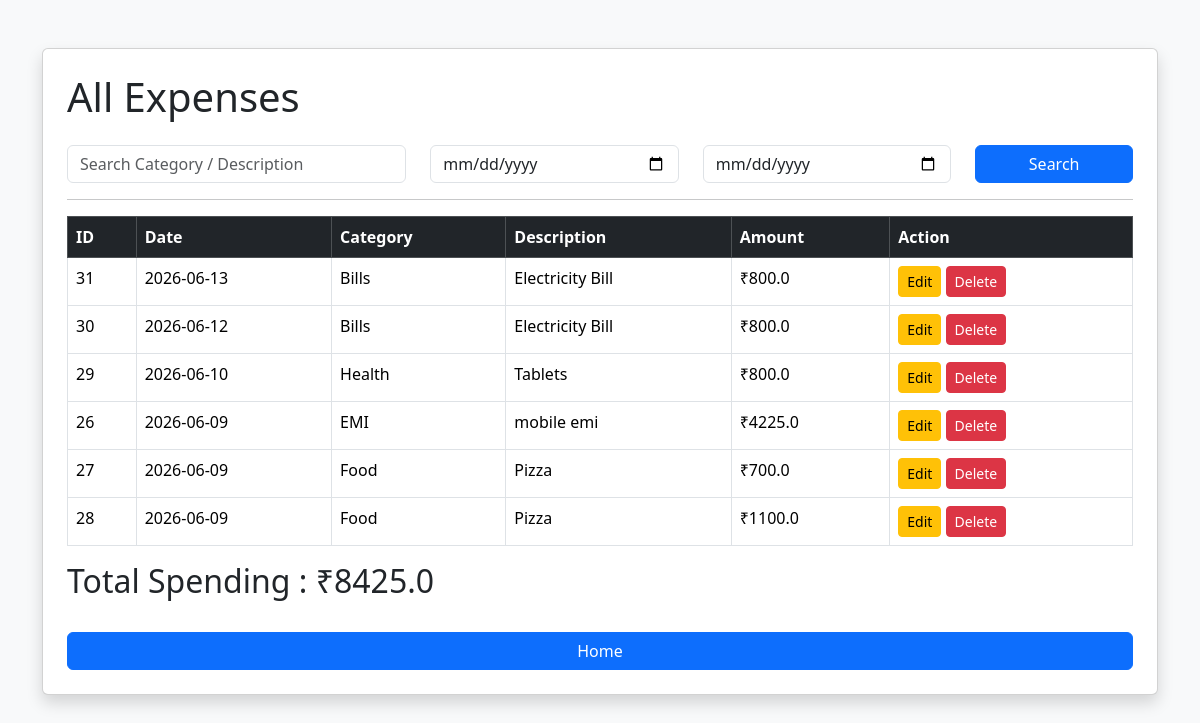
Before: /expenses with the older database file.
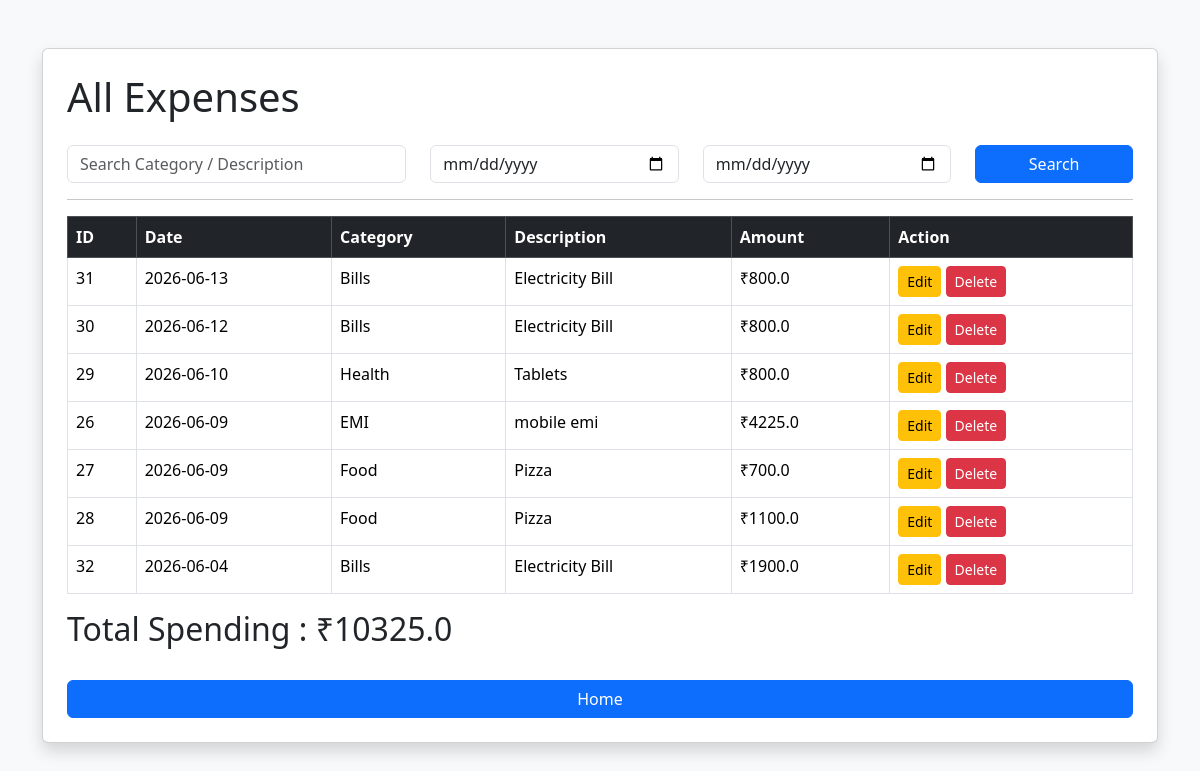
After: the same page with the newer database file.
### tables this page shows
CREATE TABLE expenses(
        id INTEGER PRIMARY KEY AUTOINCREMENT,
        date TEXT NOT NULL,
        category TEXT NOT NULL,
        description TEXT,
        amount REAL NOT NULL
    );

### app.py (the view, shortened to what this page needs)
@app.route("/expenses")
def expenses():
    search = request.args.get(
        "search",
        ""
    )
    from_date = request.args.get(
        "from_date",
        ""
    )
    to_date = request.args.get(
        "to_date",
        ""
    )
    conn = get_connection()
    cursor = conn.cursor()
    query = """
    SELECT *
    FROM expenses
    WHERE 1=1
    """
    params = []
    query += """
    ORDER BY date DESC
    """
    cursor.execute(
        query,
        params
    )
    rows = cursor.fetchall()
    conn.close()
    total = sum(
        row[4]
        for row in rows
    )
    return render_template(
        "expenses.html",
        expenses=rows,
        total=total,
        search=search,
        from_date=from_date,
        to_date=to_date
    )

### app.py (called while the page is built)
def get_connection():
    return sqlite3.connect("expense.db")

### templates/expenses.html (shortened to what this page needs)
<!DOCTYPE html>
<html>
<head>
    <link href="https://cdn.jsdelivr.net/npm/bootstrap@5.3.3/dist/css/bootstrap.min.css"
          rel="stylesheet">
</head>
<body class="bg-light">
<div class="container mt-5">
    <div class="card shadow p-4">
        <h1 class="mb-4">
            All Expenses
        </h1>
        <form method="GET"
              action="/expenses">
            <div class="row">
                <div class="col-md-4">
                    <input
                        type="text"
                        name="search"
                        class="form-control"
                        placeholder="Search Category / Description"
                        value="{{ search }}">
                </div>
                <div class="col-md-3">
                    <input
                        type="date"
                        name="from_date"
                        class="form-control"
                        value="{{ from_date }}">
                </div>
                <div class="col-md-3">
                    <input
                        type="date"
                        name="to_date"
                        class="form-control"
                        value="{{ to_date }}">
                </div>
                <div class="col-md-2">
                    <button
                        class="btn btn-primary w-100">
                        Search
                    </button>
                </div>
            </div>
        </form>
        <hr>
        <table class="table table-bordered table-hover">
            <thead class="table-dark">
            <tr>
                <th>ID</th>
                <th>Date</th>
                <th>Category</th>
                <th>Description</th>
                <th>Amount</th>
                <th>Action</th>
            </tr>
            </thead>
            <tbody>
            {% for expense in expenses %}
            <tr>
                <td>{{ expense[0] }}</td>
                <td>{{ expense[1] }}</td>
                <td>{{ expense[2] }}</td>
                <td>{{ expense[3] }}</td>
                <td>₹{{ expense[4] }}</td>
                <td>
                    <a href="/edit/{{ expense[0] }}"
                       class="btn btn-warning btn-sm">
                        Edit
                    </a>
                    <a href="/delete/{{ expense[0] }}"
                       class="btn btn-danger btn-sm">
                        Delete
                    </a>
                </td>
            </tr>
            {% endfor %}
            </tbody>
        </table>
        <h2>
            Total Spending : ₹{{ total }}
        </h2>
        <br>
        <a href="/"
           class="btn btn-primary">
            Home
        </a>
    </div>
</div>
</body>
</html>

Changed rows visible on the page:
added expenses: id "32", date "2026-06-04", category "Bills", description "Electricity Bill", amount "1900.0"
Other visible differences:
{{ total }}: "8425.0" → "10325.0"
